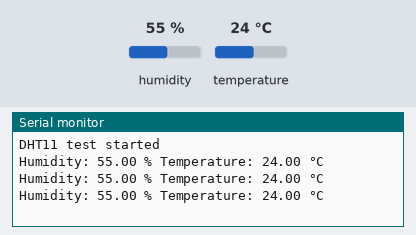
Bench run of a program on a simulated Arduino Uno, built with avr-gcc and run on an emulated ATmega328P. Shown: the last lines printed to the serial monitor. The test bench sets the inputs (shaded band); at power-on: humidity 55 %, temperature 24 °C.

Above: at 2.8 s.
2.9 s: humidity set to 22 %
At 5.5 s:
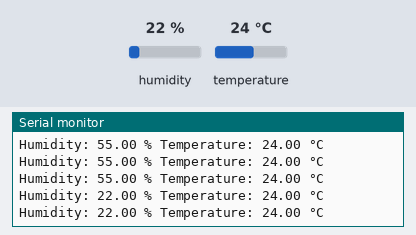
5.6 s: temperature set to 12 °C
At 7.6 s:
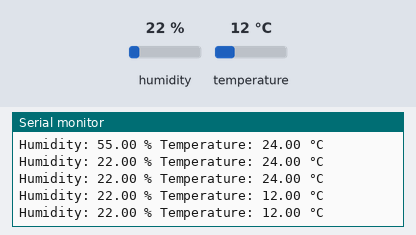
8.3 s: humidity set to 40 %
At 10.0 s:
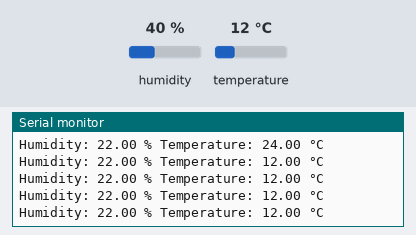
Timing chart, 0 to 11.5 s (numbered marks = the images above; inputs shaded):
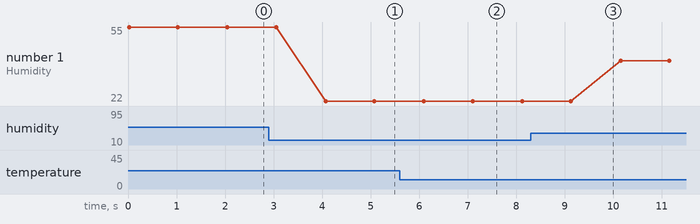

Measured:
- after the input at 2.9 s, the serial monitor: prints a new line after 1.2 s (image 1)
- after the input at 5.6 s, the serial monitor: prints a new line after 0.50 s (image 2)
- plotted number 1: 55 → 22 after the input at 2.9 s, 22 → 40 after the input at 8.3 s

The program:

main.cpp
```cpp
#include <DHT.h>

#define DHT_PIN 2
#define DHT_TYPE DHT11

DHT dht(DHT_PIN, DHT_TYPE);

void setup() {
  Serial.begin(9600);
  dht.begin();

  Serial.println("DHT11 test started");
}

void loop() {
  float humidity = dht.readHumidity();
  float temperatureC = dht.readTemperature();

  if (isnan(humidity) || isnan(temperatureC)) {
    Serial.println("Failed to read from DHT sensor");
    return;
  }

  Serial.print("Humidity: ");
  Serial.print(humidity);
  Serial.print(" % ");

  Serial.print("Temperature: ");
  Serial.print(temperatureC);
  Serial.println(" °C");
  delay(1000); // Wait a few seconds between measurements
}
```
